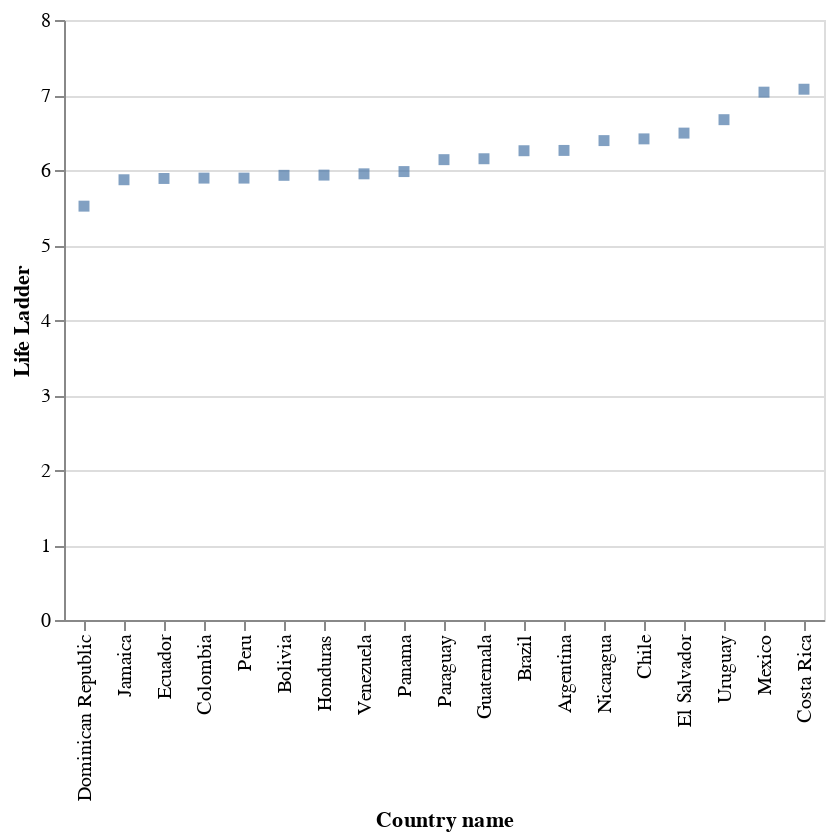

Here is the notebook cell this chart was saved with:
### Markdown cell above
¿ Qué pasa si queremos un gráfico de barras?

### Code cell
alt.Chart(happy_lac).mark_square().encode(
y = alt.Y("Life Ladder"),
x = alt.X("Country name", sort = "y")
)

#alt.Y (toma como argumento el nombre de la variable)
#sort = por qué variable quieres que se ordene la X

### Figure 1 — Vega-Lite specification as saved in the notebook (floating-point values rounded to 4 significant figures)
{"config": {"view": {"continuousWidth": 300, "continuousHeight": 300}}, "data": {"name": "data-521dbf837bf678f07b4ab254f0dc1499"}, "mark": {"type": "square"}, "encoding": {"x": {"field": "Country name", "sort": "y", "type": "nominal"}, "y": {"field": "Life Ladder", "type": "quantitative"}}, "$schema": "https://vega.github.io/schema/vega-lite/v5.20.1.json", "datasets": {"data-521dbf837bf678f07b4ab254f0dc1499": [{"Country name": "Argentina", "year": 2022, "Life Ladder": 6.261, "Log GDP per capita": 10.01, "Social support": 0.893, "Healthy life expectancy at birth": 67.25, "Freedom to make life choices": 0.825, "Generosity": -0.128, "Perceptions of corruption": 0.81, "Positive affect": 0.724, "Negative affect": 0.284, "Regional indicator": "Latin America and Caribbean", "_merge": "both"}, {"Country name": "Bolivia", "year": 2022, "Life Ladder": 5.929, "Log GDP per capita": 9.014, "Social support": 0.824, "Healthy life expectancy at birth": 63.75, "Freedom to make life choices": 0.865, "Generosity": -0.08, "Perceptions of corruption": 0.84, "Positive affect": 0.738, "Negative affect": 0.426, "Regional indicator": "Latin America and Caribbean", "_merge": "both"}, {"Country name": "Brazil", "year": 2022, "Life Ladder": 6.257, "Log GDP per capita": 9.611, "Social support": 0.866, "Healthy life expectancy at birth": 65.92, "Freedom to make life choices": 0.83, "Generosity": -0.061, "Perceptions of corruption": 0.742, "Positive affect": 0.681, "Negative affect": 0.341, "Regional indicator": "Latin America and Caribbean", "_merge": "both"}, {"Country name": "Chile", "year": 2022, "Life Ladder": 6.415, "Log GDP per capita": 10.15, "Social support": 0.887, "Healthy life expectancy at birth": 70.45, "Freedom to make life choices": 0.793, "Generosity": -0.011, "Perceptions of corruption": 0.796, "Positive affect": 0.775, "Negative affect": 0.253, "Regional indicator": "Latin America and Caribbean", "_merge": "both"}, {"Country name": "Colombia", "year": 2022, "Life Ladder": 5.892, "Log GDP per capita": 9.66, "Social support": 0.877, "Healthy life expectancy at birth": 69.53, "Freedom to make life choices": 0.799, "Generosity": -0.162, "Perceptions of corruption": 0.863, "Positive affect": 0.762, "Negative affect": 0.306, "Regional indicator": "Latin America and Caribbean", "_merge": "both"}, {"Country name": "Costa Rica", "year": 2022, "Life Ladder": 7.077, "Log GDP per capita": 9.998, "Social support": 0.902, "Healthy life expectancy at birth": 70.0, "Freedom to make life choices": 0.91, "Generosity": -0.047, "Perceptions of corruption": 0.751, "Positive affect": 0.793, "Negative affect": 0.272, "Regional indicator": "Latin America and Caribbean", "_merge": "both"}, {"Country name": "Dominican Republic", "year": 2022, "Life Ladder": 5.518, "Log GDP per capita": 9.874, "Social support": 0.82, "Healthy life expectancy at birth": 64.6, "Freedom to make life choices": 0.853, "Generosity": -0.084, "Perceptions of corruption": 0.656, "Positive affect": 0.723, "Negative affect": 0.306, "Regional indicator": "Latin America and Caribbean", "_merge": "both"}, {"Country name": "Ecuador", "year": 2022, "Life Ladder": 5.887, "Log GDP per capita": 9.29, "Social support": 0.825, "Healthy life expectancy at birth": 69.25, "Freedom to make life choices": 0.759, "Generosity": -0.08, "Perceptions of corruption": 0.866, "Positive affect": 0.777, "Negative affect": 0.356, "Regional indicator": "Latin America and Caribbean", "_merge": "both"}, {"Country name": "El Salvador", "year": 2022, "Life Ladder": 6.492, "Log GDP per capita": 9.135, "Social support": 0.772, "Healthy life expectancy at birth": 65.95, "Freedom to make life choices": 0.914, "Generosity": -0.112, "Perceptions of corruption": 0.621, "Positive affect": 0.823, "Negative affect": 0.296, "Regional indicator": "Latin America and Caribbean", "_merge": "both"}, {"Country name": "Guatemala", "year": 2022, "Life Ladder": 6.15, "Log GDP per capita": 9.116, "Social support": 0.806, "Healthy life expectancy at birth": 62.9, "Freedom to make life choices": 0.856, "Generosity": -0.057, "Perceptions of corruption": 0.835, "Positive affect": 0.835, "Negative affect": 0.263, "Regional indicator": "Latin America and Caribbean", "_merge": "both"}, {"Country name": "Honduras", "year": 2022, "Life Ladder": 5.932, "Log GDP per capita": 8.645, "Social support": 0.729, "Healthy life expectancy at birth": 64.28, "Freedom to make life choices": 0.851, "Generosity": 0.081, "Perceptions of corruption": 0.834, "Positive affect": 0.775, "Negative affect": 0.289, "Regional indicator": "Latin America and Caribbean", "_merge": "both"}, {"Country name": "Jamaica", "year": 2022, "Life Ladder": 5.87, "Log GDP per capita": 9.198, "Social support": 0.868, "Healthy life expectancy at birth": 66.6, "Freedom to make life choices": 0.874, "Generosity": -0.088, "Perceptions of corruption": 0.91, "Positive affect": 0.718, "Negative affect": 0.269, "Regional indicator": "Latin America and Caribbean", "_merge": "both"}, {"Country name": "Mexico", "year": 2022, "Life Ladder": 7.038, "Log GDP per capita": 9.876, "Social support": 0.858, "Healthy life expectancy at birth": 65.8, "Freedom to make life choices": 0.861, "Generosity": -0.121, "Perceptions of corruption": 0.78, "Positive affect": 0.818, "Negative affect": 0.205, "Regional indicator": "Latin America and Caribbean", "_merge": "both"}, {"Country name": "Nicaragua", "year": 2022, "Life Ladder": 6.392, "Log GDP per capita": 8.664, "Social support": 0.844, "Healthy life expectancy at birth": 65.72, "Freedom to make life choices": 0.914, "Generosity": -0.001, "Perceptions of corruption": 0.57, "Positive affect": 0.787, "Negative affect": 0.339, "Regional indicator": "Latin America and Caribbean", "_merge": "both"}, {"Country name": "Panama", "year": 2022, "Life Ladder": 5.979, "Log GDP per capita": 10.33, "Social support": 0.891, "Healthy life expectancy at birth": 69.0, "Freedom to make life choices": 0.899, "Generosity": -0.121, "Perceptions of corruption": 0.887, "Positive affect": 0.821, "Negative affect": 0.259, "Regional indicator": "Latin America and Caribbean", "_merge": "both"}, {"Country name": "Paraguay", "year": 2022, "Life Ladder": 6.138, "Log GDP per capita": 9.508, "Social support": 0.899, "Healthy life expectancy at birth": 65.95, "Freedom to make life choices": 0.922, "Generosity": -0.011, "Perceptions of corruption": 0.839, "Positive affect": 0.821, "Negative affect": 0.238, "Regional indicator": "Latin America and Caribbean", "_merge": "both"}, {"Country name": "Peru", "year": 2022, "Life Ladder": 5.892, "Log GDP per capita": 9.449, "Social support": 0.823, "Healthy life expectancy at birth": 70.03, "Freedom to make life choices": 0.764, "Generosity": -0.178, "Perceptions of corruption": 0.884, "Positive affect": 0.755, "Negative affect": 0.378, "Regional indicator": "Latin America and Caribbean", "_merge": "both"}, {"Country name": "Uruguay", "year": 2022, "Life Ladder": 6.671, "Log GDP per capita": 10.08, "Social support": 0.905, "Healthy life expectancy at birth": 67.5, "Freedom to make life choices": 0.878, "Generosity": -0.052, "Perceptions of corruption": 0.631, "Positive affect": 0.775, "Negative affect": 0.267, "Regional indicator": "Latin America and Caribbean", "_merge": "both"}, {"Country name": "Venezuela", "year": 2022, "Life Ladder": 5.949, "Log GDP per capita": null, "Social support": 0.899, "Healthy life expectancy at birth": 63.88, "Freedom to make life choices": 0.77, "Generosity": null, "Perceptions of corruption": 0.798, "Positive affect": 0.754, "Negative affect": 0.292, "Regional indicator": "Latin America and Caribbean", "_merge": "both"}]}}
